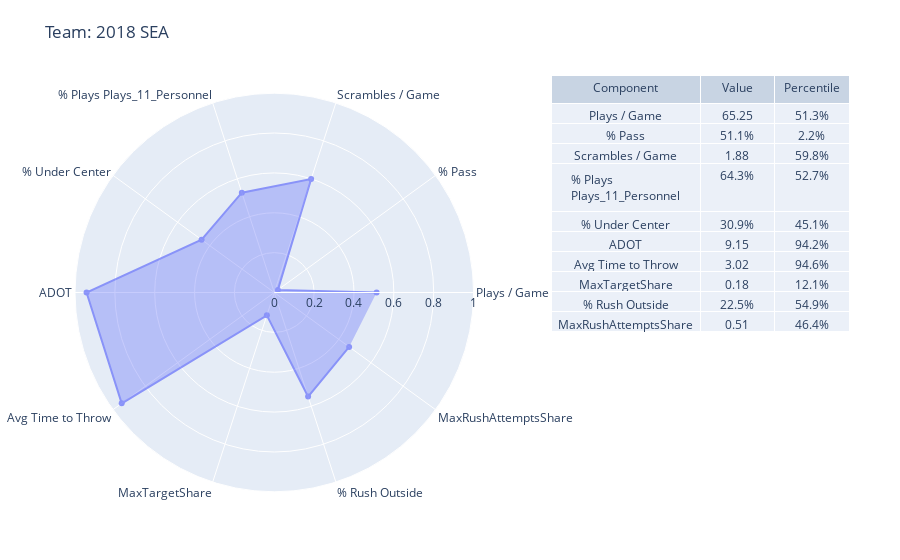
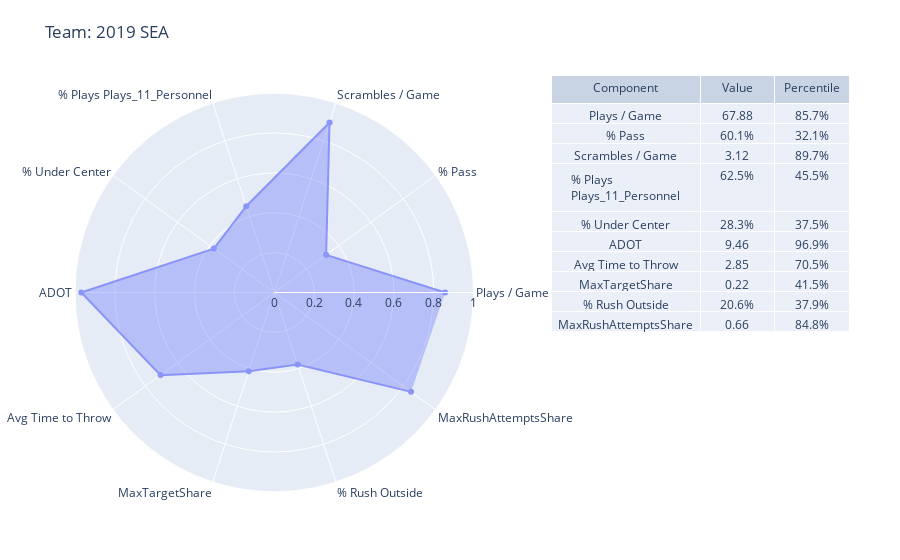

The cell these charts' notebook holds for them, in order:
### Markdown cell above
# Offense

### Code cell
''' Visualize a team '''
# TODO - % rushes from under center vs shotgun

def offense_team_spider_chart(team: str, season: int):

    ## Data ##
    # Get slice from offensive tendencies
    team_sl = offense_tendencies.loc[(offense_tendencies.index.get_level_values('posteam') == team) &
                                     (offense_tendencies.index.get_level_values('season') == season), :]
    
    # Feature values
    team_feature_vals = team_sl[VIZ_FEATURES].values.tolist()[0]
    
    # Feature value percentiles
    vals_fmt = []
    pct_scores = []
    pct_scores_fmt = []
    for i in range(len(VIZ_FEATURES)):
        feature = VIZ_FEATURES[i]
        val = team_feature_vals[i]
        pct_score = percentileofscore(offense_tendencies[feature].tolist(), val, kind='weak') / 100
        
        val_fmt = f'{val:.1%}' if feature[0] == '%' else f'{val:.2f}'
        vals_fmt.append(val_fmt)
        pct_scores.append(pct_score)
        pct_scores_fmt.append(f'{pct_score:.1%}')

    ## Figure ##

    fig = make_subplots(
        rows=1, cols=2, 
        column_widths=[4,3],
        horizontal_spacing=0.1,
        specs=[[{"type": "polar"}, {"type": "domain"}]]
    )

    fig.add_trace(
        go.Scatterpolar(
            r=pct_scores,
            theta=VIZ_FEATURES,
            opacity=0.7,
            fill='toself'
        ),
        row=1, col=1
    )
    fig.update_layout(
        title_text=f"Team: {season} {team}",
        polar=dict(radialaxis_range=(0,1)),
        margin=dict(b=50, r=50, l=75, t=75)
    )

    fig.add_trace(
        go.Table(
            columnwidth=[2,1,1],
            header={
                "values": ['Component', 'Value', 'Percentile'],
            },
            cells={
                "values": [VIZ_FEATURES, vals_fmt, pct_scores_fmt]
            }
        ),
        row=1, col=2
    )

    fig.show()

offense_team_spider_chart('SEA', 2018)
offense_team_spider_chart('SEA', 2019)

### Figure 1 — Plotly figure (JSON) as saved in the notebook; plotly's stock layout.template omitted (floating-point values rounded to 4 significant figures)
{"data": [{"fill": "toself", "opacity": 0.7, "r": [0.5134, 0.02232, 0.5982, 0.5268, 0.4509, 0.942, 0.9464, 0.1205, 0.5491, 0.4643], "subplot": "polar", "theta": ["Plays / Game", "% Pass", "Scrambles / Game", "% Plays Plays_11_Personnel", "% Under Center", "ADOT", "Avg Time to Throw", "MaxTargetShare", "% Rush Outside", "MaxRushAttemptsShare"], "type": "scatterpolar"}, {"cells": {"values": [["Plays / Game", "% Pass", "Scrambles / Game", "% Plays Plays_11_Personnel", "% Under Center", "ADOT", "Avg Time to Throw", "MaxTargetShare", "% Rush Outside", "MaxRushAttemptsShare"], ["65.25", "51.1%", "1.88", "64.3%", "30.9%", "9.15", "3.02", "0.18", "22.5%", "0.51"], ["51.3%", "2.2%", "59.8%", "52.7%", "45.1%", "94.2%", "94.6%", "12.1%", "54.9%", "46.4%"]]}, "columnwidth": [2, 1, 1], "domain": {"x": [0.6143, 1.0], "y": [0, 1]}, "header": {"values": ["Component", "Value", "Percentile"]}, "type": "table"}], "layout": {"margin": {"b": 50, "l": 75, "r": 50, "t": 75}, "polar": {"domain": {"x": [0, 0.5143], "y": [0, 1]}, "radialaxis": {"range": [0, 1]}}, "title": {"text": "Team: 2018 SEA"}}}

### Figure 2 — Plotly figure (JSON) as saved in the notebook; plotly's stock layout.template omitted (floating-point values rounded to 4 significant figures)
{"data": [{"fill": "toself", "opacity": 0.7, "r": [0.8571, 0.3214, 0.8973, 0.4554, 0.375, 0.9688, 0.7054, 0.4152, 0.3795, 0.8482], "subplot": "polar", "theta": ["Plays / Game", "% Pass", "Scrambles / Game", "% Plays Plays_11_Personnel", "% Under Center", "ADOT", "Avg Time to Throw", "MaxTargetShare", "% Rush Outside", "MaxRushAttemptsShare"], "type": "scatterpolar"}, {"cells": {"values": [["Plays / Game", "% Pass", "Scrambles / Game", "% Plays Plays_11_Personnel", "% Under Center", "ADOT", "Avg Time to Throw", "MaxTargetShare", "% Rush Outside", "MaxRushAttemptsShare"], ["67.88", "60.1%", "3.12", "62.5%", "28.3%", "9.46", "2.85", "0.22", "20.6%", "0.66"], ["85.7%", "32.1%", "89.7%", "45.5%", "37.5%", "96.9%", "70.5%", "41.5%", "37.9%", "84.8%"]]}, "columnwidth": [2, 1, 1], "domain": {"x": [0.6143, 1.0], "y": [0, 1]}, "header": {"values": ["Component", "Value", "Percentile"]}, "type": "table"}], "layout": {"margin": {"b": 50, "l": 75, "r": 50, "t": 75}, "polar": {"domain": {"x": [0, 0.5143], "y": [0, 1]}, "radialaxis": {"range": [0, 1]}}, "title": {"text": "Team: 2019 SEA"}}}
